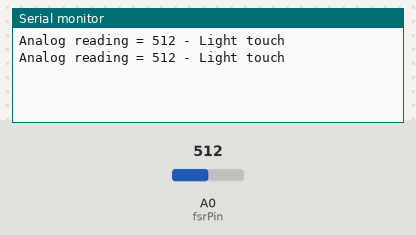
The sketch below on a simulated Arduino Uno, built with avr-gcc and run on an emulated ATmega328P. Parts: the last lines printed to the serial monitor. The inputs (shaded band) are chosen by the test bench; at power-on: A0 (fsrPin) = 512.

Above: at 1.8 s.
1.9 s: A0 (fsrPin) set to 485
At 2.8 s:
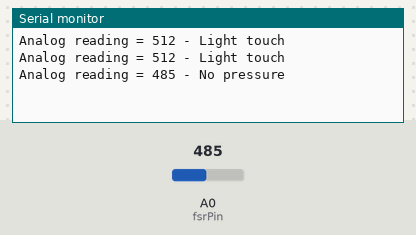
7.5 s: A0 (fsrPin) set to 990
At 8.8 s:
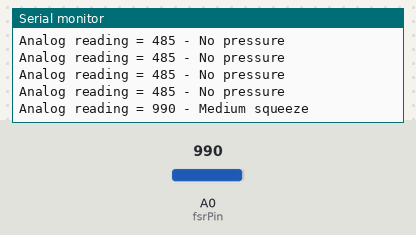
9.0 s: A0 (fsrPin) set to 1013
At 9.6 s:
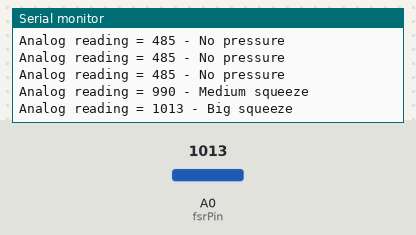

The sketch:

fsr.ino
```cpp
int fsrPin = 0;
int fsrReading;

void setup(void) {
  Serial.begin(9600);
}

void loop(void) {
  fsrReading = analogRead(fsrPin);

  Serial.print("Analog reading = ");
  Serial.print(fsrReading);

  if (fsrReading < 500) {
    Serial.println(" - No pressure");
  } else if (fsrReading < 800) {
    Serial.println(" - Light touch");
  } else if (fsrReading < 800) {
    Serial.println(" - Light squeeze");
  } else if (fsrReading < 1000) {
    Serial.println(" - Medium squeeze");
  } else {
    Serial.println(" - Big squeeze");
  }
  delay(1000);
}
```

Measured:
- the behaviour switches between 500 and 499 on A0 (fsrPin) (found by bisection; images 0 and 1)
- the behaviour switches between 999 and 1000 on A0 (fsrPin) (found by bisection; images 2 and 3)
- after the input at 1.9 s, the serial monitor: prints a new line after 0.10 s (image 1)
- after the input at 7.5 s, the serial monitor: prints a new line after 0.50 s (image 2)
- after the input at 9.0 s, the serial monitor: prints a new line at once (image 3)
